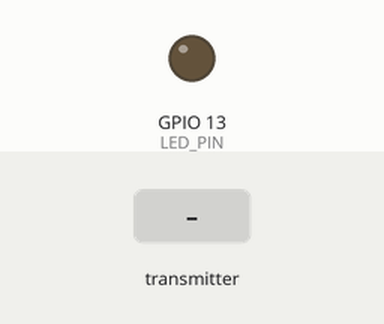
This sketch was run on a simulated ESP32. On the bench: output pins drawn as LEDs (lit = HIGH). The test bench sets the inputs (shaded band). What the sketch prints to the serial monitor is not drawn.

Above: at 2.7 s.
2.8 s: the transmitter starts sending type.0 = 0
4.5 s: the transmitter starts sending type.0 = 1
7.5 s: the transmitter starts sending type.1 = 1
10.5 s: the transmitter starts sending type.2 = 1
13.5 s: the transmitter starts sending type.3 = 1
16.5 s: the transmitter starts sending type.4 = 1
Timing chart, 0 to 19.5 s (numbered marks = the images above; inputs shaded):
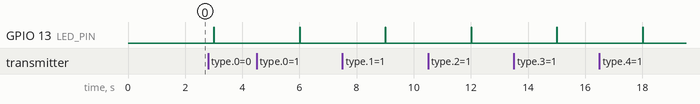

The sketch:

esp32_espnow_test.ino
```cpp
/*
 * ESP-NOW Ping/Pong Test
 * Flash identical firmware to BOTH Arduino Nano ESP32 boards.
 * Each board broadcasts a PING every 3 seconds and replies PONG to any PING it receives.
 * Use this to confirm ESP-NOW works before integrating with the Proffie UART chain.
 *
 * Expected Serial Monitor output (115200 baud):
 *   ESP-NOW Test Ready. My MAC: XX:XX:XX:XX:XX:XX
 *   Sent PING #1
 *   Received PING #1 from AA:BB:CC:DD:EE:FF  → Sent PONG #1
 *   Received PONG #1 from AA:BB:CC:DD:EE:FF
 *   Sent PING #2
 *   ...
 *
 * If you see "Sent PING" but no "Received" on either board → ESP-NOW link not working.
 * If you see "ESP-NOW init failed" → WiFi or ESP-NOW hardware issue.
 */

#include <esp_now.h>
#include <WiFi.h>

#define LED_PIN 13

// Broadcast address — reaches all ESP-NOW peers without pairing
static uint8_t broadcastMAC[6] = {0xFF, 0xFF, 0xFF, 0xFF, 0xFF, 0xFF};

struct TestPacket {
  char     type[5];   // "PING\0" or "PONG\0"
  uint32_t counter;
  uint8_t  senderMAC[6];
};

static uint32_t pingCounter  = 0;
static uint32_t lastPingSent = 0;
static bool     espnowReady  = false;

// ── Callbacks ─────────────────────────────────────────────────────────────────

void onDataSent(const uint8_t* mac, esp_now_send_status_t status) {
  if (status != ESP_NOW_SEND_SUCCESS) {
    Serial.println("Send failed — check peer is in range");
  }
}

void onDataReceived(const esp_now_recv_info* info, const uint8_t* data, int len) {
  if (len != sizeof(TestPacket)) {
    Serial.printf("Unexpected packet length %d (expected %d)\n", len, (int)sizeof(TestPacket));
    return;
  }

  TestPacket pkt;
  memcpy(&pkt, data, sizeof(TestPacket));

  char senderStr[18];
  snprintf(senderStr, sizeof(senderStr), "%02X:%02X:%02X:%02X:%02X:%02X",
    info->src_addr[0], info->src_addr[1], info->src_addr[2],
    info->src_addr[3], info->src_addr[4], info->src_addr[5]);

  Serial.printf("Received %s #%lu from %s\n", pkt.type, (unsigned long)pkt.counter, senderStr);

  // Reply with PONG if we received a PING
  if (strncmp(pkt.type, "PING", 4) == 0) {
    TestPacket reply;
    strncpy(reply.type, "PONG", 5);
    reply.counter = pkt.counter;
    WiFi.macAddress(reply.senderMAC);

    esp_err_t result = esp_now_send(broadcastMAC, (uint8_t*)&reply, sizeof(reply));
    if (result == ESP_OK) {
      Serial.printf("  → Sent PONG #%lu\n", (unsigned long)reply.counter);
    } else {
      Serial.printf("  → Failed to send PONG (error %d)\n", result);
    }

    // Blink LED on receive
    digitalWrite(LED_PIN, HIGH);
    delay(50);
    digitalWrite(LED_PIN, LOW);
  }
}

// ── Setup ─────────────────────────────────────────────────────────────────────

void setup() {
  Serial.begin(115200);
  delay(1500);  // Wait for USB CDC to connect
  pinMode(LED_PIN, OUTPUT);

  WiFi.mode(WIFI_STA);
  WiFi.disconnect();

  // Print own MAC so you can identify which board is which
  uint8_t mac[6];
  WiFi.macAddress(mac);
  Serial.printf("ESP-NOW Test Ready. My MAC: %02X:%02X:%02X:%02X:%02X:%02X\n",
    mac[0], mac[1], mac[2], mac[3], mac[4], mac[5]);

  if (esp_now_init() != ESP_OK) {
    Serial.println("ESP-NOW init failed — check WiFi mode");
    return;
  }

  esp_now_register_send_cb(onDataSent);
  esp_now_register_recv_cb(onDataReceived);

  // Register broadcast peer
  esp_now_peer_info_t peer = {};
  memcpy(peer.peer_addr, broadcastMAC, 6);
  peer.channel = 0;
  peer.encrypt = false;

  if (esp_now_add_peer(&peer) != ESP_OK) {
    Serial.println("Failed to add broadcast peer");
    return;
  }

  espnowReady = true;
  Serial.println("Broadcasting PING every 3 seconds. Waiting for peer...");
}

// ── Loop ──────────────────────────────────────────────────────────────────────

void loop() {
  if (!espnowReady) return;

  if (millis() - lastPingSent > 3000) {
    lastPingSent = millis();
    pingCounter++;

    TestPacket pkt;
    strncpy(pkt.type, "PING", 5);
    pkt.counter = pingCounter;
    WiFi.macAddress(pkt.senderMAC);

    esp_err_t result = esp_now_send(broadcastMAC, (uint8_t*)&pkt, sizeof(pkt));
    if (result == ESP_OK) {
      Serial.printf("Sent PING #%lu\n", (unsigned long)pingCounter);
    } else {
      Serial.printf("Failed to send PING #%lu (error %d)\n", (unsigned long)pingCounter, result);
    }

    // Blink LED on send
    digitalWrite(LED_PIN, HIGH);
    delay(20);
    digitalWrite(LED_PIN, LOW);
  }
}
```
